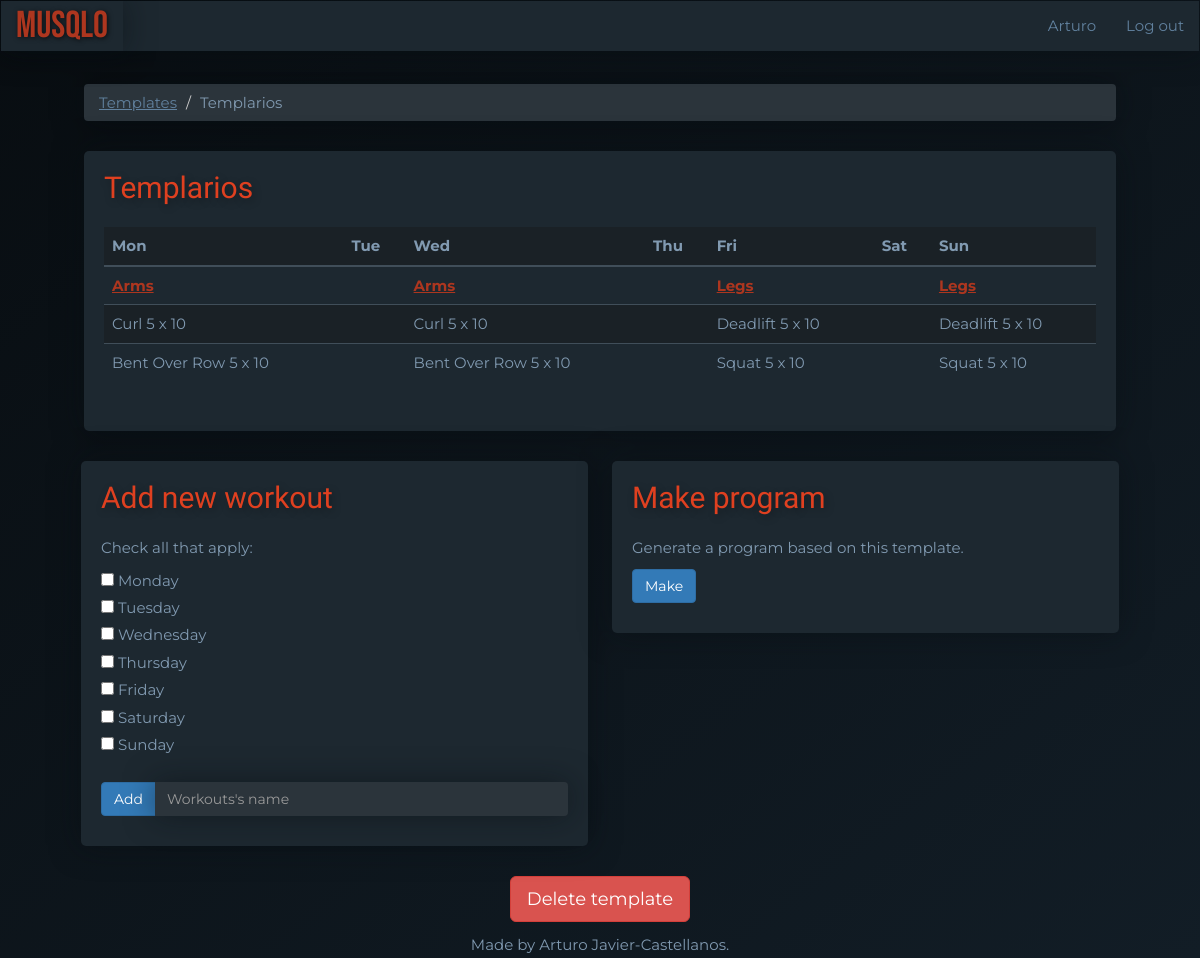
The page /program-templates/1 (signed in) on the database its author committed.
### main.py (models this page shows)
class User(UserMixin, db.Model):
    __tablename__ = "users"
    id = Column(Integer, primary_key=True)
    email = Column(String(100), unique=True)
    password = Column(String(100))
    name = Column(String(100))
    program_templates = relationship("ProgramTemplate", back_populates="user")
    programs = relationship("Program", back_populates="user")

class ProgramTemplate(db.Model):
    __tablename__ = "programTemplates"
    id = Column(Integer, primary_key=True)
    user_id = Column(Integer, ForeignKey("users.id"))
    user = relationship("User", back_populates="program_templates")
    name = Column(String(250), nullable=False)
    workout_templates = relationship("WorkoutTemplate", back_populates="parent_program_template")

class WorkoutTemplate(db.Model):
    __tablename__ = "workoutTemplates"
    id = Column(Integer, primary_key=True)
    name = Column(String(250), nullable=False)
    program_template_id = Column(Integer, ForeignKey("programTemplates.id"))
    parent_program_template = relationship("ProgramTemplate", back_populates="workout_templates")
    exercise_templates = relationship("ExerciseTemplate", back_populates="parent_workout_template")
    days = relationship('Day',
                        secondary="workoutdays",
                        back_populates="workout_templates")

class Day(db.Model):
    __tablename__ = "days"
    id = Column(Integer, primary_key=True)
    name = Column(String(200), nullable=False)
    workout_templates = relationship('WorkoutTemplate',
                                     secondary="workoutdays",
                                     back_populates="days")

### main.py (the view, shortened to what this page needs)
@app.route("/program-templates/<int:program_template_id>", methods=["GET", "POST"])
@protect_program_template
def show_program_template(program_template_id):
    current_program_template = ProgramTemplate.query.get(program_template_id)
    daily_workouts = []
    most_workouts_in_one_day = 0
    for day_id in range(1, 8):
        day = Day.query.get(day_id)
        workouts = [workout_template for workout_template in current_program_template.workout_templates if day in workout_template.days]
        daily_workouts.append(workouts)
        if len(workouts) > most_workouts_in_one_day:
            most_workouts_in_one_day = len(workouts)
    workout_layers = []
    for num in range(most_workouts_in_one_day):
        workout_layer = []
        for workouts in daily_workouts:
            try:
                new_workout = workouts[num]
            except IndexError:
                workout_layer.append(0)
            else:
                workout_layer.append(new_workout)
        workout_layers.append(workout_layer)
    exercise_layers = []
    for workout_layer in workout_layers:
        most_exercises_in_layer = 0
        for element in workout_layer:
            if isinstance(element, WorkoutTemplate):
                if len(element.exercise_templates) > most_exercises_in_layer:
                    most_exercises_in_layer = len(element.exercise_templates)
        exercise_layer = []
        for row_number in range(most_exercises_in_layer):
            row = []
            for day_number in range(7):
                element = workout_layer[day_number]
                if isinstance(element, WorkoutTemplate):
                    try:
                        new_exercise = element.exercise_templates[row_number]
                    except IndexError:
                        row.append(0)
                    else:
                        row.append(f"{new_exercise.type} {len(new_exercise.set_templates)} x {new_exercise.set_templates[0].reps}")
                else:
                    row.append(0)
            exercise_layer.append(row)
        exercise_layers.append(exercise_layer)
    new_workout_form = NewWorkoutForm()
    return render_template("show-program-template.html",
                           form=new_workout_form,
                           template=current_program_template,
                           workout_layers=workout_layers,
                           exercise_layers=exercise_layers
                           )

### forms.py
class NewWorkoutForm(FlaskForm):
    name = StringField("Workout's name", validators=[DataRequired()])
    days = MultiCheckboxField(
        "Days of the week",
        choices=[
                ('1', 'Monday'),
                ('2', 'Tuesday'),
                ('3', 'Wednesday'),
                ('4', 'Thursday'),
                ('5', 'Friday'),
                ('6', 'Saturday'),
                ('7', 'Sunday'),
            ],
        validators=[DataRequired()])
    add = SubmitField("Add")

### main.py (called while the page is built)
@login_manager.user_loader
def load_user(user_id):
    try:
        return User.query.get(int(user_id))
    except ValueError:
        return None

def protect_program_template(f):
    @wraps(f)
    def decorated_function(program_template_id, *args, **kwargs):
        requested_program_template = ProgramTemplate.query.get(program_template_id)
        if requested_program_template.user_id != current_user.id:
            return abort(403)
        return f(program_template_id, *args, **kwargs)
    return decorated_function

### templates/show-program-template.html (shortened to what this page needs)
{% extends 'bootstrap/base.html' %}
{% block content %}
{% include "header.html" %}
<ol class="breadcrumb">
  <li><a href="{{url_for('dashboard')}}">Templates</a></li>
  <li class="active">{{ template.name }}</li>
</ol>
<div class="card">
    <h2 class="card-title">{{ template.name }}</h2>
    <div class="table-responsive">
    <table class="table">
        <thead>
            <tr>
                <th>Mon</th>
                <th>Tue</th>
                <th>Wed</th>
                <th>Thu</th>
                <th>Fri</th>
                <th>Sat</th>
                <th>Sun</th>
            </tr>
        </thead>
        <tbody>
        {% for n in range(workout_layers|length):%}
            <tr>
                {% for element in workout_layers[n]: %}
                    {% if element is integer: %}
                        <td></td>
                    {% else: %}
                        <td><a href=" {{ url_for('show_workout_template', workout_template_id=element.id) }}"><b>{{element.name}}</b></a></td>
                    {% endif %}
                {% endfor %}
            </tr>
            {% for row in exercise_layers[n]:%}
                <tr>
                    {% for cell in row %}
                         {% if cell is integer: %}
                            <td></td>
                        {% else: %}
                            <td>{{cell}}</td>
                        {% endif %}
                    {% endfor %}
                </tr>
            {% endfor %}
        {% endfor %}
        </tbody>
    </table>
    </div>
</div>
    <div class="row">
        <div class="col-lg-6">
            <div class="card">
                 <h2 class="card-title">Add new workout</h2>
                    <form action="" method="post" role="form">
                    <p>Check all that apply:</p>
                    {% for choice in form.days %}
                        {{ choice(class="form-check-input") }}
                        {{ choice.label(class="form-check-label") }}
                    {% endfor %}
                    <div class="input-group">
                        <span class="input-group-btn">
                        {{ form.add(class_="btn btn-primary") }}
                        </span>
                        {{ form.name(class_="form-control", placeholder="Workouts's name") }}
                    </div>
                    </form>
            </div>
        </div>
        <div class="col-lg-6">
            <div class="card">
                <h2 class="card-title">Make program</h2>
                <p>Generate a program based on this template.</p>
                <a class="btn btn-primary" href="{{url_for('make_program', program_template_id=template.id)}}">Make</a>
            </div>
        </div>
    </div>
    <div class="text-center">
        <a href="{{url_for('delete_program_template', program_template_id=template.id)}}" class="btn btn-danger btn-lg" role="button">Delete template</a>
    </div>
{% include "footer.html" %}
{% endblock %}

### templates/header.html (shortened to what this page needs)
<!DOCTYPE html>
<html lang="en">
<head>
    <link href="{{ url_for('static', filename='css/styles.css')}}" rel="stylesheet">
</head>
<body>
<div id="wrap">
<nav class="navbar navbar-inverted" role="navigation">
  <div class="navbar-header">
    <a class="navbar-brand" href="{{url_for('home')}}">MUSQLO</a>
  </div>
  <div class="collapse navbar-collapse" id="navbar-links">
  <ul class="nav navbar-nav navbar-right">
    {% if current_user.is_authenticated: %}
    <li><a href="{{url_for('user')}}">{{ current_user.name }}</a></li>
    <li><a href="{{url_for('logout')}}">Log out</a></li>
    {% else: %}
    <li><a href="{{ url_for('home',_anchor='login') }}">Log in</a></li>
    <li><a href="{{ url_for('register') }}">Register</a></li>
    {% endif %}
  </ul>
  </div>
</nav>
<div id="main">
<div class="container-fluid">

### static/css/styles.css (style rules this page uses)
body { font-family: 'Montserrat', sans-serif; font-size: 1.5rem; color: #819ab1; background: linear-gradient(to bottom right, #080d11, #121d26) fixed; }
.container-fluid { padding: 1% 7%; }
.card { background-color: #1d2830; border-radius: 5px; box-shadow: 0px 0 30px rgba(8, 13, 17, 0.5); padding: 0 20px 30px; margin-bottom: 30px; }
.card-title { font-family: 'Cairo', sans-serif; font-size: 3rem; color: #df4020; padding: 20px 0 15px; margin: 0 0 8px 0; text-shadow: 2px 3px 8px rgba(0, 0, 0, .3); }
.breadcrumb { background-color: #2b343b; box-shadow: 0px 0 30px rgba(8, 13, 17, 0.5); margin-bottom: 30px; }
.breadcrumb > .active { font-family: 'Montserrat', sans-serif; color: #819ab1; }
.breadcrumb a { color: #61819e; text-decoration: underline; }
.col-lg-6 { padding: 0 12px; }
label { font-weight: 400; }
.form-control { color: #819ab1; background-color: #2b343b; border: 0; box-shadow: 0px 0 30px rgba(8, 13, 17, 0.5); }
.navbar-collapse { font-family: 'Montserrat', sans-serif; background-color: #1d2830; box-shadow: 0px 0 30px rgba(8, 13, 17, 0.5); }
.navbar-collapse a { color: #61819e; }
.navbar-header { font-family: 'Montserrat', sans-serif; background-color: #1d2830; box-shadow: 0px 0 30px rgba(8, 13, 17, 0.5); }
.navbar-header a { color: #61819e; }
.navbar-inverted > .navbar-header > .navbar-brand { font-family: 'Bebas Neue', cursive; color: #ad361f; font-size: 2.5em; text-shadow: 1px 1px 5px rgba(0, 0, 0, .7); }
.table tr:nth-child(even) td { background-color: #1a2126; }
.table > thead > tr > th { background-color: #1a2126; border-bottom: 2px solid #404e59; border-top: 0; }
.table > tbody > tr > td { border-color: #404e59; }
.table a { color: #ad361f; text-decoration: underline; }
html, body { height: 100%; }
#wrap { min-height: 100%; }
#main { overflow:auto; padding-bottom: 2%; }

### rows shown on the page
User: name "Arturo"
ProgramTemplate: name "Templarios"
WorkoutTemplate: name "Arms"
WorkoutTemplate: name "Legs"
Day: label "Monday"
Day: label "Tuesday"
Day: label "Wednesday"
Day: label "Thursday"
Day: label "Friday"
Day: label "Saturday"
Day: label "Sunday"

### other values the page prints
{{ cell }} "Curl 5 x 10" "Curl 5 x 10" "Deadlift 5 x 10" "Deadlift 5 x 10" "Bent Over Row 5 x 10" "Bent Over Row 5 x 10" "Squat 5 x 10" "Squat 5 x 10"
